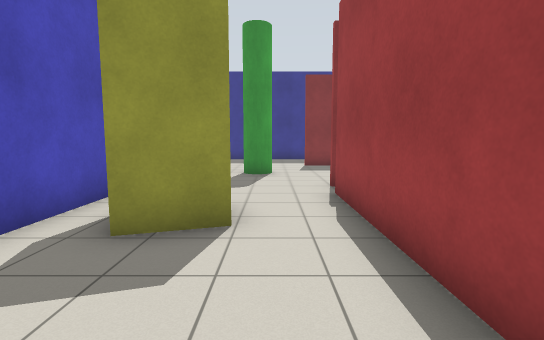
[1] (above)

16 first-person views from a walk through a robot-simulator world made for Gazebo. The camera is 1.2 m above the floor, tilts 6° down and sees 85° across. The floor is counted in squares, 1 m on a side. Each view is taken from the middle of a square. On the plan, view 1 faces up. The plan holds only what a view shows up to about 13 squares ahead; the rest is blank.

[2]
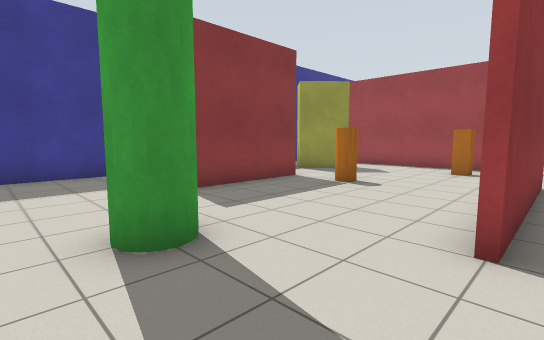

[3]
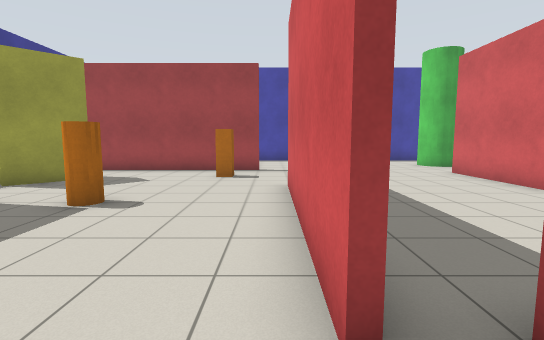

[4]
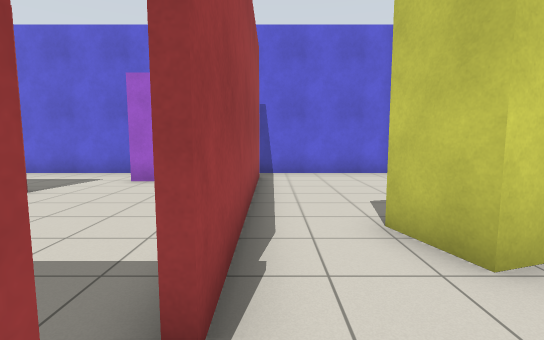

[5]
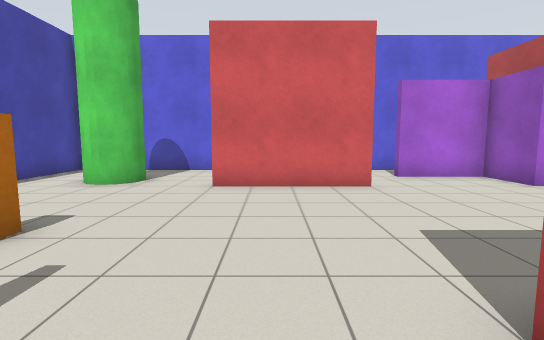

[6]
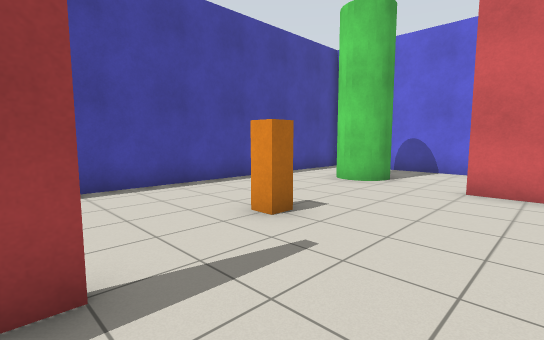

[7]
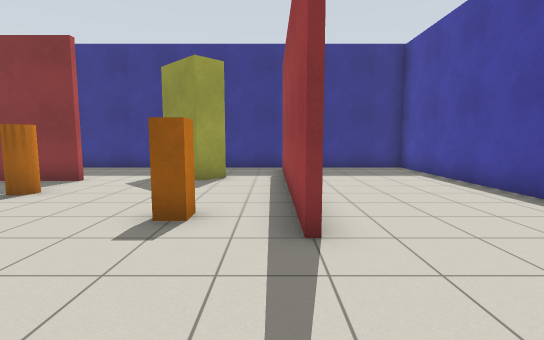

[8]
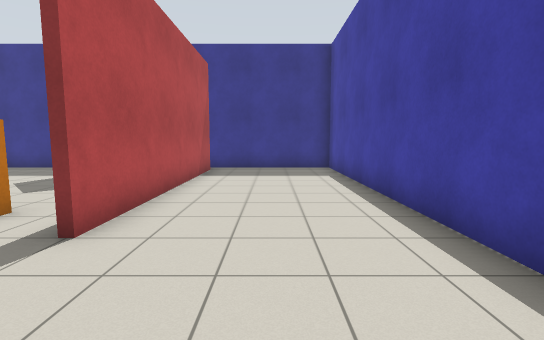

[9]
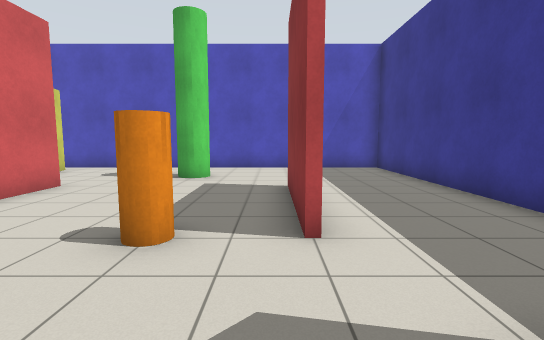

[10]
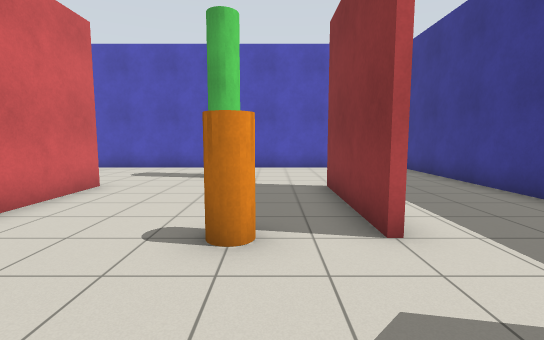

[11]
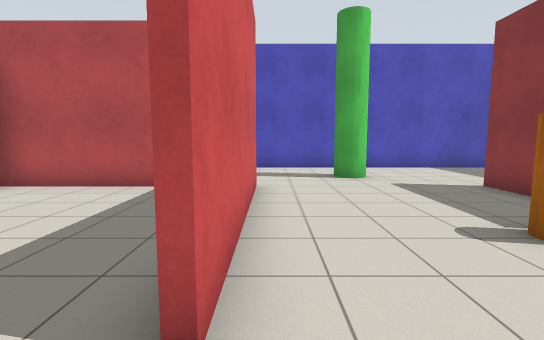

[12]
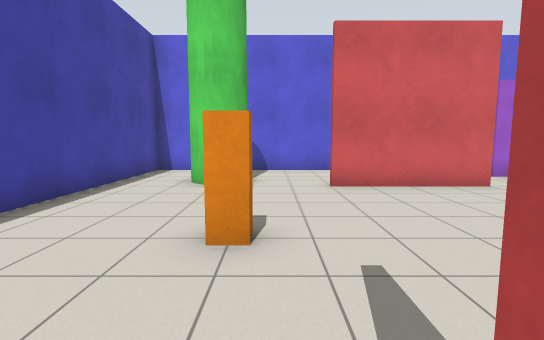

[13]
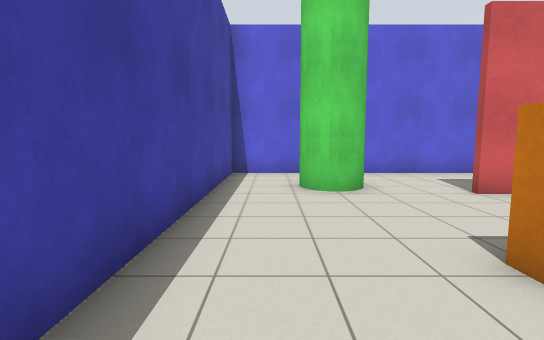

[14]
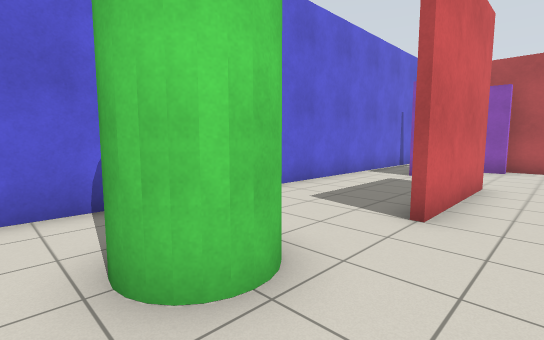

[15]
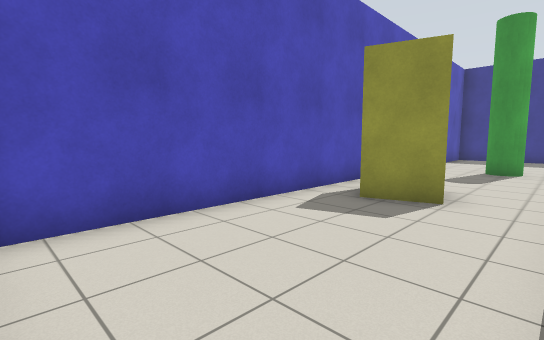

[16]
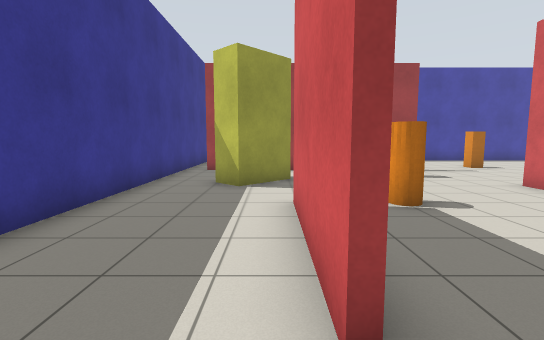

### Floor plan
Points are (right, up) in squares from view 1. A wall is a line through its corners. A room is listed if a view was taken in it or the views show most of it. See-through windows are left out.
Room 1 (views 1, 2, 3, 4, 5, 6, 7, 8, 9, 10, 11, 12, 13, 14, 15, 16)
walls: (7.5, 7.4) (1.4, 7.4); (11.4, 8.4) (11.4, 16.5); (5.5, 13.4) (1.4, 13.4); (1.4, 7.6) (7.5, 7.6); (1.6, 5.1) (1.6, 1.4); (6.4, 1.6) (10.5, 1.6); (1.4, 13.6) (5.5, 13.6); (11.6, 16.5) (11.6, 8.4); (1.4, -1.4) (1.4, 6.5); (-3.1, -2.4) (16.4, -2.4) (16.4, 17.4) (-3.4, 17.4) (-3.4, -1.9)
objects: yellow box (-2, 4) to (-1, 5); green pole (-1, 10) to (0, 11); purple box (2, 0) to (2, 1); purple box (3, -1) to (5, -1); orange cylinder (5, 11) to (6, 12); yellow box (8, 14) to (9, 15); orange box (10, 9); green cylinder (13, 0) to (14, 1); orange box (13, 5)

Where each view was taken, in squares from view 1:
view 1: 0 up, 0 right, facing up
view 2: 7 up, 2 left, facing up-right
view 3: 8 up, 0 right, facing right
view 4: 8 up, 1 right, facing down
view 5: 9 up, 9 right, facing down
view 6: 9 up, 9 right, facing down-right
view 7: 5 up, 11 right, facing up
view 8: 5 up, 14 right, facing up
view 9: 13 up, 9 right, facing left
view 10: 12 up, 9 right, facing left
view 11: 8 up, 9 right, facing left
view 12: 9 up, 12 right, facing down
view 13: 8 up, 15 right, facing down
view 14: 3 up, 15 right, facing down-left
view 15: 2 down, 1 right, facing up-left
view 16: 14 up, 0 right, facing right
